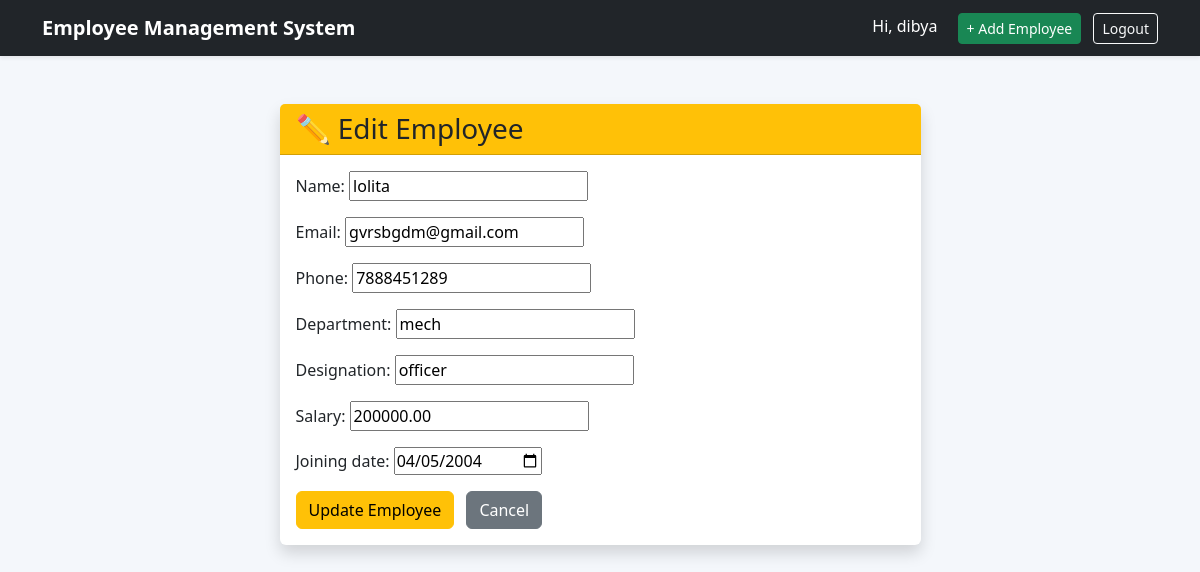
Page /edit/2/ (signed in) on the committed database.
### employees/models.py (models this page shows, shortened)
class Employee(models.Model):
    name = models.CharField(max_length=100)
    email = models.EmailField(unique=True)
    phone = models.CharField(max_length=15)
    department = models.CharField(max_length=100)
    designation = models.CharField(max_length=100)
    salary = models.DecimalField(max_digits=10, decimal_places=2)
    joining_date = models.DateField()

### employees/views.py (the view)
# urls.py: path('edit/<int:pk>/', views.edit_employee, name='edit_employee'),
@login_required
def edit_employee(request, pk):
    employee = get_object_or_404(Employee, pk=pk)
    if request.method == 'POST':
        form = EmployeeForm(request.POST, instance=employee)
        if form.is_valid():
            form.save()
            return redirect('home')
    else:
        form = EmployeeForm(instance=employee)
    return render(request, 'employees/edit_employee.html', {'form': form})

### employees/forms.py
class EmployeeForm(forms.ModelForm):
    class Meta:
        model = Employee
        fields = '__all__'
        widgets = {
            'joining_date': forms.DateInput(attrs={'type': 'date'})
        }

### employees/templates/employees/edit_employee.html (shortened to what this page needs)
{% extends 'employees/base.html' %}
{% block content %}
<div class="row justify-content-center">
    <div class="col-lg-7">
        <div class="card shadow border-0">
            <div class="card-header bg-warning text-dark">
                <h3 class="mb-0">✏️ Edit Employee</h3>
            </div>
            <div class="card-body">
                <form method="POST">
                    {{ form.as_p }}
                    <button type="submit" class="btn btn-warning">
                        Update Employee
                    </button>
                    <a href="{% url 'home' %}" class="btn btn-secondary ms-2">
                        Cancel
                    </a>
                </form>
            </div>
        </div>
    </div>
</div>
{% endblock %}

### employees/templates/employees/base.html (shortened to what this page needs)
<!DOCTYPE html>
<html>
<head>
<link rel="stylesheet" href="https://cdn.jsdelivr.net/npm/bootstrap-icons@1.11.3/font/bootstrap-icons.min.css">
    <link href="https://cdn.jsdelivr.net/npm/bootstrap@5.3.3/dist/css/bootstrap.min.css" rel="stylesheet">
</head>
<body style="background:#f4f7fb;">
<nav class="navbar navbar-expand-lg navbar-dark bg-dark shadow-sm">
    <div class="container">
        <a class="navbar-brand fw-bold" href="{% url 'home' %}">
            Employee Management System
        </a>
        <div>
            {% if user.is_authenticated %}
                <span class="text-white me-3">Hi, {{ user.username }}</span>
                <a href="{% url 'add_employee' %}" class="btn btn-success btn-sm">+ Add Employee</a>
                <a href="{% url 'logout' %}" class="btn btn-outline-light btn-sm ms-2">Logout</a>
            {% else %}
                <a href="{% url 'login' %}" class="btn btn-primary btn-sm">Login</a>
                <a href="{% url 'register' %}" class="btn btn-success btn-sm ms-2">Register</a>
            {% endif %}
        </div>
    </div>
</nav>
<div class="container mt-5">
    {% block content %}
    {% endblock %}
</div>
</body>
</html>

### rows in the picture
Employee: name "lolita", email "gvrsbgdm@gmail.com", phone "7888451289", department "mech", designation "officer", salary "200000.00", joining_date "04/05/2004"

### other values in the picture
{{ user.username }} "dibya"
